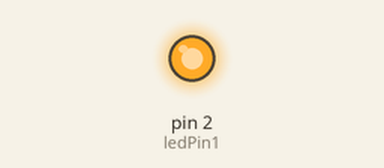
Recording of a sketch running on a simulated Arduino Uno, built with avr-gcc and run on an emulated ATmega328P. Shown: output pins drawn as LEDs (lit = HIGH).

Above: at 0.8 s.
At 7.3 s:
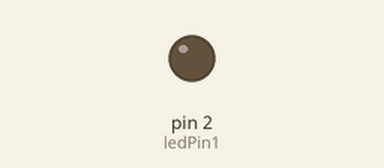
Timing chart, 0 to 9.0 s (numbered marks = the images above):
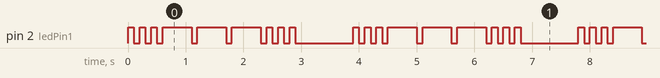

The sketch:

Gr.10_COmputer_Engineering_morse_code.ino
```cpp
int ledPin1=2;

void setup(){
  pinMode(ledPin1,OUTPUT);

}
void loop(){
  digitalWrite(ledPin1,HIGH);
    delay(100);
      digitalWrite(ledPin1,LOW);
      delay(100);
      digitalWrite(ledPin1,HIGH);
     delay(100);
       digitalWrite(ledPin1,LOW);
       delay(100);
       digitalWrite(ledPin1,HIGH);
      delay(100);
        digitalWrite(ledPin1,LOW);
        delay(100);
        digitalWrite(ledPin1,HIGH);
      delay(500);
        digitalWrite(ledPin1,LOW);
        delay(100);
        digitalWrite(ledPin1,HIGH);
      delay(500);
        digitalWrite(ledPin1,LOW);
        delay(100);
        digitalWrite(ledPin1,HIGH);
      delay(500);
        digitalWrite(ledPin1,LOW);
        delay(100);
        digitalWrite(ledPin1,HIGH);
      delay(100);
        digitalWrite(ledPin1,LOW);
        delay(100);
        digitalWrite(ledPin1,HIGH);
     delay(100);
       digitalWrite(ledPin1,LOW);
       delay(100);
       digitalWrite(ledPin1,HIGH);
      delay(100);
    digitalWrite(ledPin1,LOW);
      delay(1000);


}
```

Measured:
- by itself, pin 2 (ledPin1): repeats every 3.9 s: 2 × (LOW 0.10 s, HIGH 0.10 s), 3 × (LOW 0.10 s, HIGH 0.50 s), 3 × (LOW 0.10 s, HIGH 0.10 s), LOW 1.0 s, HIGH 0.10 s
- by itself, everything shown: repeats every 3.9 s, in 18 steps
